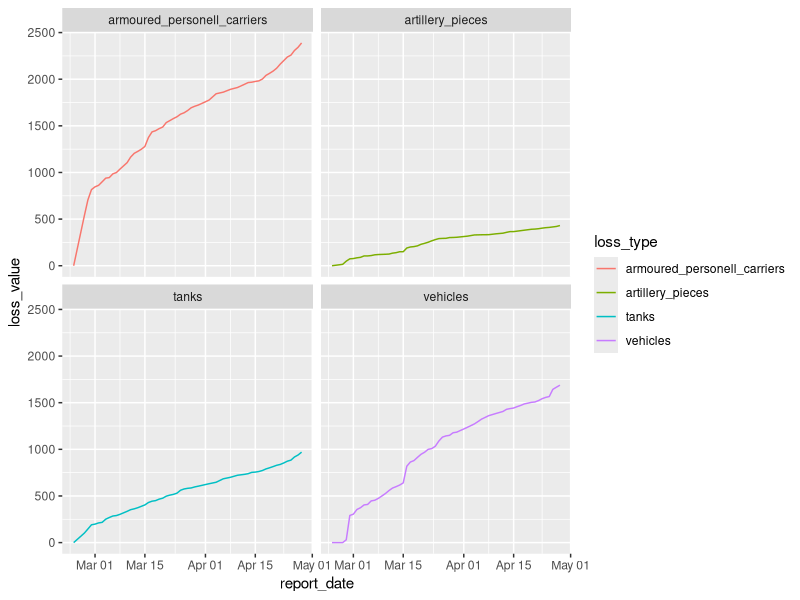
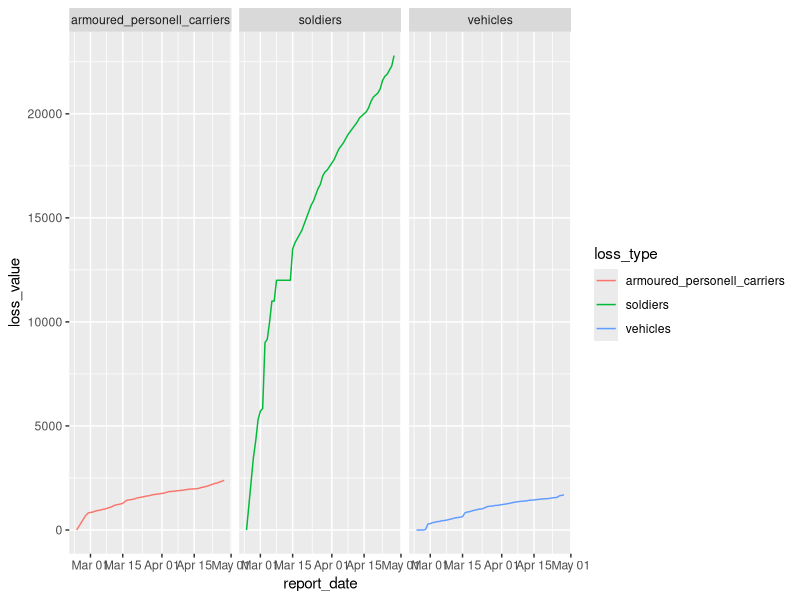
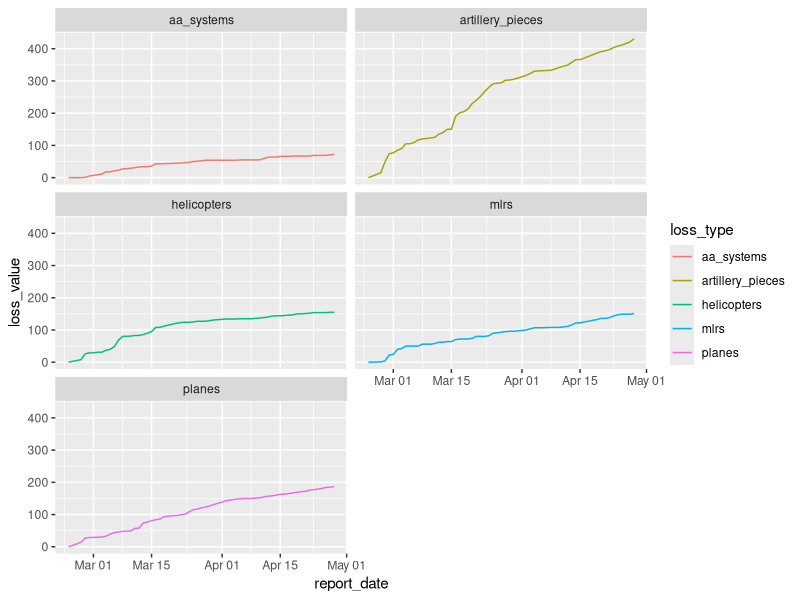
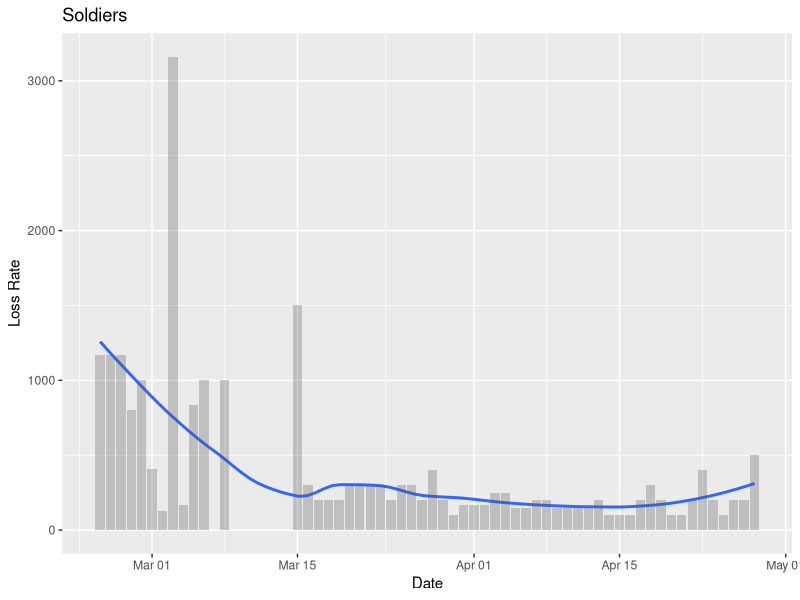
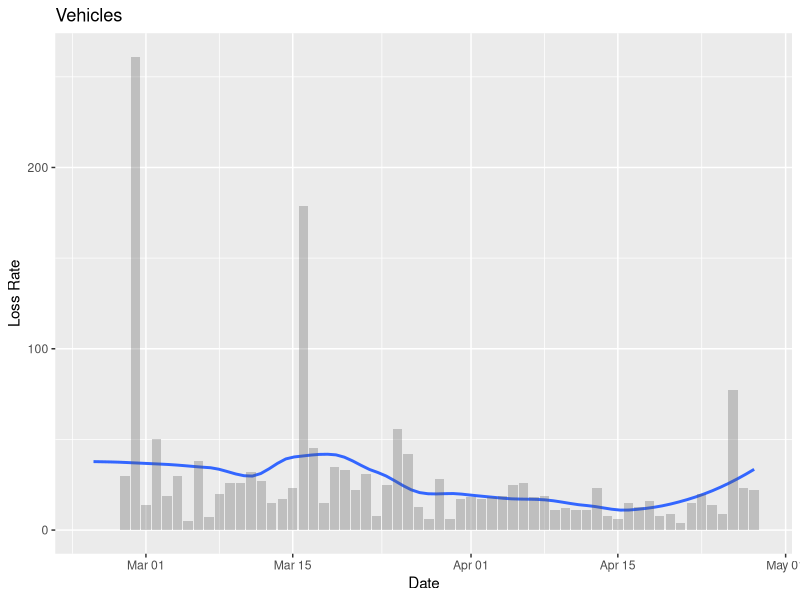
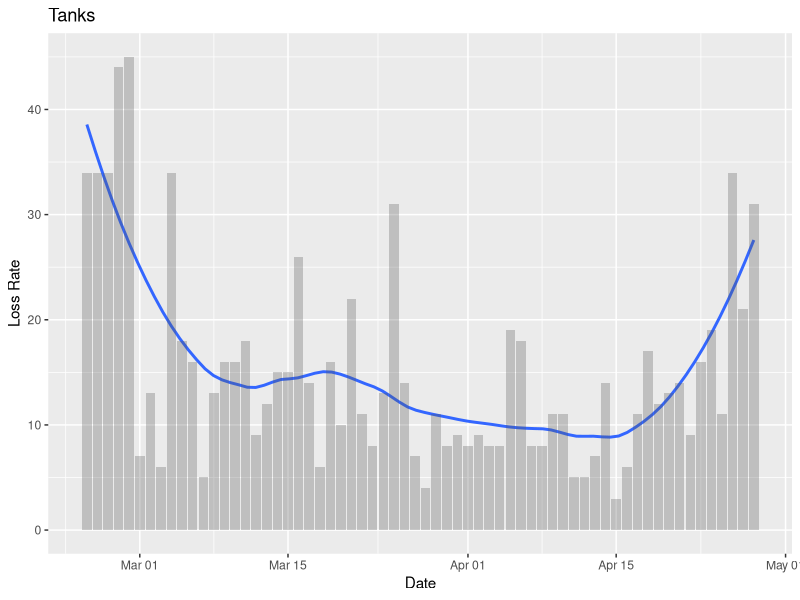
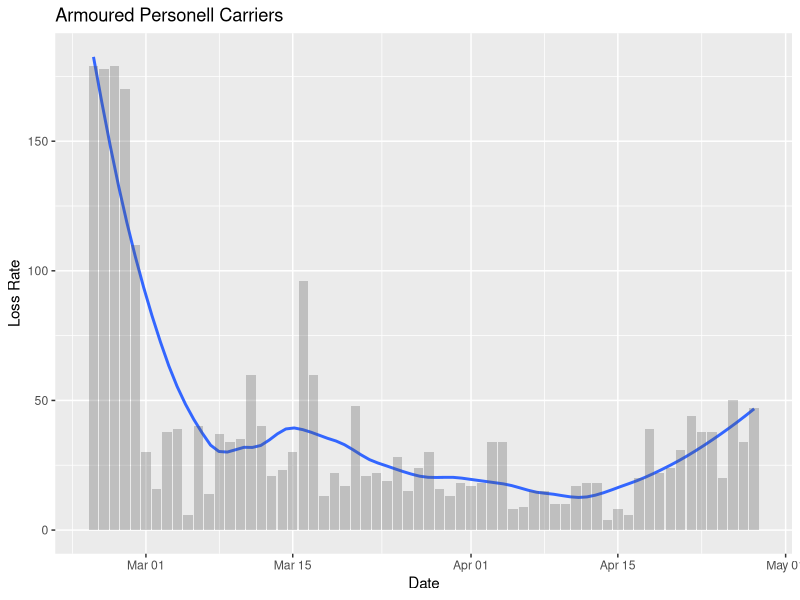
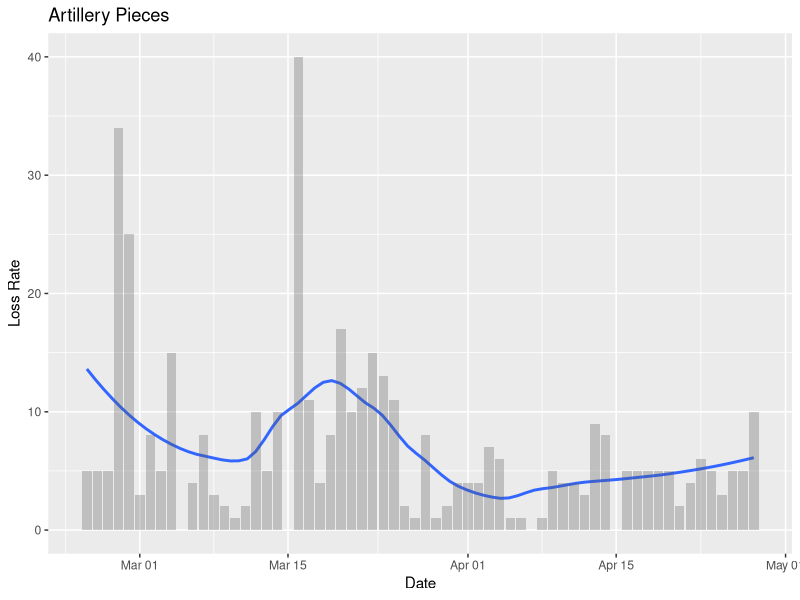

The R script that drew these images, in order:
## ---- chunk 1
knitr::opts_chunk$set(echo = TRUE)
library(dplyr)
library(ggplot2)
library(forecast)
# library(fable)
# library(tsibble)
## ---- chunk 2
russian_losses <- tibble::tribble(
  ~report_date, ~soldiers, ~planes, ~helicopters, ~tanks,  ~artillery_pieces,  
  ~armoured_personell_carriers, ~mlrs, ~boats, ~vehicles, ~fuel_tankers, ~uav, ~aa_systems,
  "2022-02-23", 0, 0, 0, 0, 0, 0, 0, 0, 0, 0, 0, 0,
  "2022-02-26", 3500, 14, 8, 102, 15, 536, 1, 0, 0, 0, 0, 0,
  "2022-02-27", 4300, 27, 26, 146, 49, 706, 4, 2, 30, 60, 2, 1,
  "2022-02-28", 5300, 29, 29, 191, 74, 816, 22, 0, 291, 60, 3, 5,
  "2022-03-01", 5710, 29, 29, 198, 77, 846, 24, 2, 305, 60, 3, 7,
  "2022-03-02", 5840, 30, 31, 211, 85, 862, 40, 2, 355, 60, 3, 9,
  "2022-03-03", 9000, 30, 31, 217, 90, 900, 42, 2, 374, 60, 3, 11,
  "2022-03-04", 9166, 33, 37, 251, 105, 939, 50, 2, 404, 60, 3, 18,
  "2022-03-05", 10000, 39, 40, 269, 105, 945, 50, 2, 409, 60, 3, 18,
  "2022-03-06", 11000, 44, 48, 285, 109, 985, 50, 2, 447, 60, 4, 21,
  "2022-03-07", 11000, 46, 68, 290, 117, 999, 50, 2, 454, 60, 7, 23,
  "2022-03-08", 12000, 48, 80, 303, 120, 1036, 56, 2, 474, 60, 7, 27,
  "2022-03-10", 12000, 49, 81, 335, 123, 1105, 56, 2, 526, 60, 7, 29,
  "2022-03-11", 12000, 57, 83, 353, 125, 1165, 58, 2, 558, 60, 7, 31,
  "2022-03-12", 12000, 58, 83, 362, 135, 1205, 62, 2, 585, 60, 7, 33,
  "2022-03-13", 12000, 74, 86, 374, 140, 1226, 62, 2, 600, 60, 7, 34,
  "2022-03-14", 12000, 77, 90, 389, 150, 1249, 64, 2, 617, 60, 8, 34,
  "2022-03-15", 13500, 81, 95, 404, 150, 1279, 64, 2, 640, 60, 9, 36,
  "2022-03-16", 13800, 84, 108, 430, 190, 1375, 70, 2, 819, 60, 11, 43,
  "2022-03-17", 14000, 86, 108, 444, 201, 1435, 72, 2, 864, 60, 11, 43,
  "2022-03-18", 14200, 93, 112, 450, 205, 1448, 72, 3, 879, 60, 12, 43,
  "2022-03-19", 14400, 95, 115, 466, 213, 1470, 72, 3, 914, 60, 17, 44,
  "2022-03-20", 14700, 96, 118, 476, 230, 1487, 74, 3, 947, 60, 21, 44,
  "2022-03-21", 15000, 97, 121, 498, 240, 1535, 80, 3, 969, 60, 24, 45,
  "2022-03-22", 15300, 99, 123, 509, 252, 1556, 80, 3, 1000, 70, 35, 45,
  "2022-03-23", 15600, 101, 124, 517, 267, 1578, 80, 4, 1008, 70, 42, 47,
  "2022-03-24", 15800, 108, 124, 530, 280, 1597, 82, 4, 1033, 72, 50, 47,
  "2022-03-25", 16100, 115, 125, 561, 291, 1625, 90, 5, 1089, 72, 53, 50,
  "2022-03-26", 16400, 117, 127, 575, 293, 1640, 91, 7, 1131, 73, 56, 51,
  "2022-03-27", 16600, 121, 127, 582, 294, 1664, 93, 7, 1144, 73, 56, 52,
  "2022-03-28", 17000, 123, 127, 586, 302, 1694, 95, 7, 1150, 73, 66, 54,
  "2022-03-29", 17200, 127, 129, 597, 303, 1710, 96, 7, 1178, 73, 71, 54,
  "2022-03-30", 17300, 131, 131, 605, 305, 1723, 96, 7, 1184, 75, 81, 54,
  "2022-04-02", 17800, 143, 134, 631, 317, 1776, 100, 7, 1236, 76, 87, 54,
  "2022-04-04", 18300, 147, 134, 647, 330, 1844, 107, 7, 1273, 76, 92, 54,
  "2022-04-06", 18600, 150, 135, 684, 332, 1861, 107, 7, 1324, 76, 96, 55,
  "2022-04-08", 19000, 150, 135, 700, 333, 1891, 108, 7, 1361, 76, 112, 55,
  "2022-04-10", 19300, 152, 137, 722, 342, 1911, 108, 7, 1384, 76, 112, 55,
  "2022-04-12", 19600, 157, 140, 732, 349, 1946, 111, 7, 1406, 76, 124, 63,
  "2022-04-13", 19800, 158, 143, 739, 358, 1964, 116, 7, 1429, 76, 132, 64,
  "2022-04-14", 19900, 160, 144, 753, 366, 1968, 122, 7, 1437, 76, 134, 64,
  "2022-04-15", 20000, 163, 144, 756, 366, 1976, 122, 8, 1443, 76, 135, 66,
  "2022-04-16", 20100, 163, 145, 762, 371, 1982, 125, 8, 1458, 76, 138, 66,
  "2022-04-17", 20300, 165, 146, 773, 376, 2002, 127, 8, 1471, 76, 148, 66,
  "2022-04-18", 20600, 167, 147, 790, 381, 2041, 130, 8, 1487, 76, 155, 67,
  "2022-04-19", 20800, 169, 150, 802, 386, 2063, 132, 8, 1495, 76, 158, 67,
  "2022-04-20", 20900, 171, 150, 815, 391, 2087, 136, 8, 1504, 76, 165, 67,
  "2022-04-21", 21000, 172, 151, 829, 393, 2118, 136, 8, 1508, 76, 166, 67,
  "2022-04-22", 21200, 176, 152, 838, 397, 2162, 138, 8, 1523, 76, 172, 67,
  "2022-04-23", 21600, 177, 154, 854, 403, 2200, 143, 8, 1543, 76, 182, 69,
  "2022-04-24", 21800, 179, 154, 873, 408, 2238, 147, 8, 1557, 76, 191, 69,
  "2022-04-25", 21900, 181, 154, 884, 411, 2258, 149, 8, 1566, 76, 201, 69,
  "2022-04-26", 22100, 184, 154, 918, 416, 2308, 149, 8, 1643, 76, 205, 69,
  "2022-04-27", 22300, 185, 155, 939, 421, 2342, 149, 8, 1666, 76, 207, 71,
  "2022-04-28", 22800, 187, 155, 970, 431, 2389, 151, 8, 1688, 76, 215, 72,
  ) %>% 
  mutate(report_date = as.Date(report_date))

campaign_length = as.integer(max(russian_losses$report_date) - min(russian_losses$report_date))
campaign_length_weeks = ceiling(campaign_length / 7)

russian_losses
 
## ---- chunk 3
 
russian_losses %>% 
  filter(report_date == as.character(max(russian_losses$report_date))) %>% 
  select(-report_date) %>% 
  purrr::map_df(.f=function(x) x / campaign_length)
## ---- chunk 4
russian_losses %>% 
  select(report_date, tanks, artillery_pieces, armoured_personell_carriers, vehicles) %>% 
  tidyr::pivot_longer(cols = where(~is.numeric(.x)), names_to="loss_type", values_to="loss_value") %>% 
  ggplot(aes(report_date, loss_value, group=loss_type, colour=loss_type)) +
  geom_line() +
  facet_wrap(~loss_type, ncol = 2)

## ---- chunk 5
russian_losses %>% 
  select(report_date, soldiers, armoured_personell_carriers, vehicles) %>% 
  tidyr::pivot_longer(cols = where(~is.numeric(.x)), names_to="loss_type", values_to="loss_value") %>% 
  ggplot(aes(report_date, loss_value, group=loss_type, colour=loss_type)) +
  geom_line() +
  facet_wrap(~loss_type, ncol = 3)

## ---- chunk 6
russian_losses %>% 
  select(report_date, planes, helicopters, artillery_pieces, mlrs, aa_systems) %>% 
  tidyr::pivot_longer(cols = where(~is.numeric(.x)), names_to="loss_type", values_to="loss_value") %>% 
  ggplot(aes(report_date, loss_value, group=loss_type, colour=loss_type)) +
  geom_line() +
  facet_wrap(~loss_type, ncol = 2)

## ---- chunk 7

russian_losses_all_dates <-
  dplyr::tibble(report_date = min(russian_losses$report_date) + 0:campaign_length) %>%
  left_join(russian_losses, by="report_date")


russian_losses_all_dates
## ---- chunk 8
russian_losses_all_dates <- 
  russian_losses_all_dates %>% 
  mutate(across(where(~is.numeric(.x)), .fns=forecast::na.interp)) %>%
  mutate(across(where(~is.numeric(.x)), .fns=as.numeric)) %>% 
  mutate(across(where(~is.numeric(.x)), .fns=round))

russian_losses_all_dates
## ---- chunk 9
russian_losses_all_dates <- 
  russian_losses_all_dates %>% 
  mutate(campaign_week_number = c(0, rep(1:campaign_length_weeks, each=7)[1:(campaign_length)]))
  
russian_losses_all_dates
## ---- chunk 10
daily_diff <- function(val){
  val - dplyr::lag(val) 
}

rate_plot <- function(df, loss_column){
  .loss_column = enquo(loss_column)
  
  formatted_title <- .loss_column %>% 
    quo_name() %>% 
    stringr::str_replace_all("_", " ") %>% 
    stringr::str_to_title()
    
  df %>% 
    select(report_date, {{loss_column}}, campaign_week_number) %>% 
    mutate(across(where(~is.numeric(.x)), .fns=daily_diff)) %>% 
    tidyr::drop_na() %>% 
    ggplot(aes(report_date, {{loss_column}})) +
    geom_smooth(se=FALSE, span=0.5) +
    geom_bar(stat = "identity", alpha = 0.3) +
    labs(
      title = formatted_title, 
      x = "Date",
      y="Loss Rate")
}


rate_plot(russian_losses_all_dates, soldiers)
  

## ---- chunk 11

rate_plot(russian_losses_all_dates, vehicles)

## ---- chunk 12

rate_plot(russian_losses_all_dates, tanks)

## ---- chunk 13

rate_plot(russian_losses_all_dates, armoured_personell_carriers)

## ---- chunk 14
rate_plot(russian_losses_all_dates, artillery_pieces)

## ---- chunk 15
rate_plot(russian_losses_all_dates, planes)

## ---- chunk 16
rate_plot(russian_losses_all_dates, uav)

## ---- chunk 17
rate_plot(russian_losses_all_dates, helicopters)

## ---- chunk 18
russian_losses_all_dates %>% 
  select(report_date, tanks) %>% 
  mutate(across(where(~is.numeric(.x)), .fns=daily_diff)) %>% 
  tidyr::drop_na() %>% 
  arrange(report_date) %>% 
  pull(tanks) %>% 
  ts(frequency = 7) %>% 
  stl(t.window=13, s.window="periodic", robust=TRUE) %>% 
  forecast::autoplot()


## ---- chunk 19
russian_losses_all_dates %>% 
  select(report_date, tanks) %>% 
  mutate(across(where(~is.numeric(.x)), .fns=daily_diff)) %>% 
  tidyr::drop_na() %>% 
  arrange(report_date) %>% 
  pull(tanks) %>%
  forecast::ggAcf()
## ---- chunk 20
russian_losses_all_dates %>% 
  select(report_date, tanks) %>% 
  mutate(across(where(~is.numeric(.x)), .fns=daily_diff)) %>% 
  tidyr::drop_na() %>% 
  arrange(report_date) %>% 
  ggplot(aes(tanks)) +
  geom_histogram(bins = 20) +
  labs(title="Histogram of Russian Daily Tank Loss Estimates",
       x="Tank Losses")

